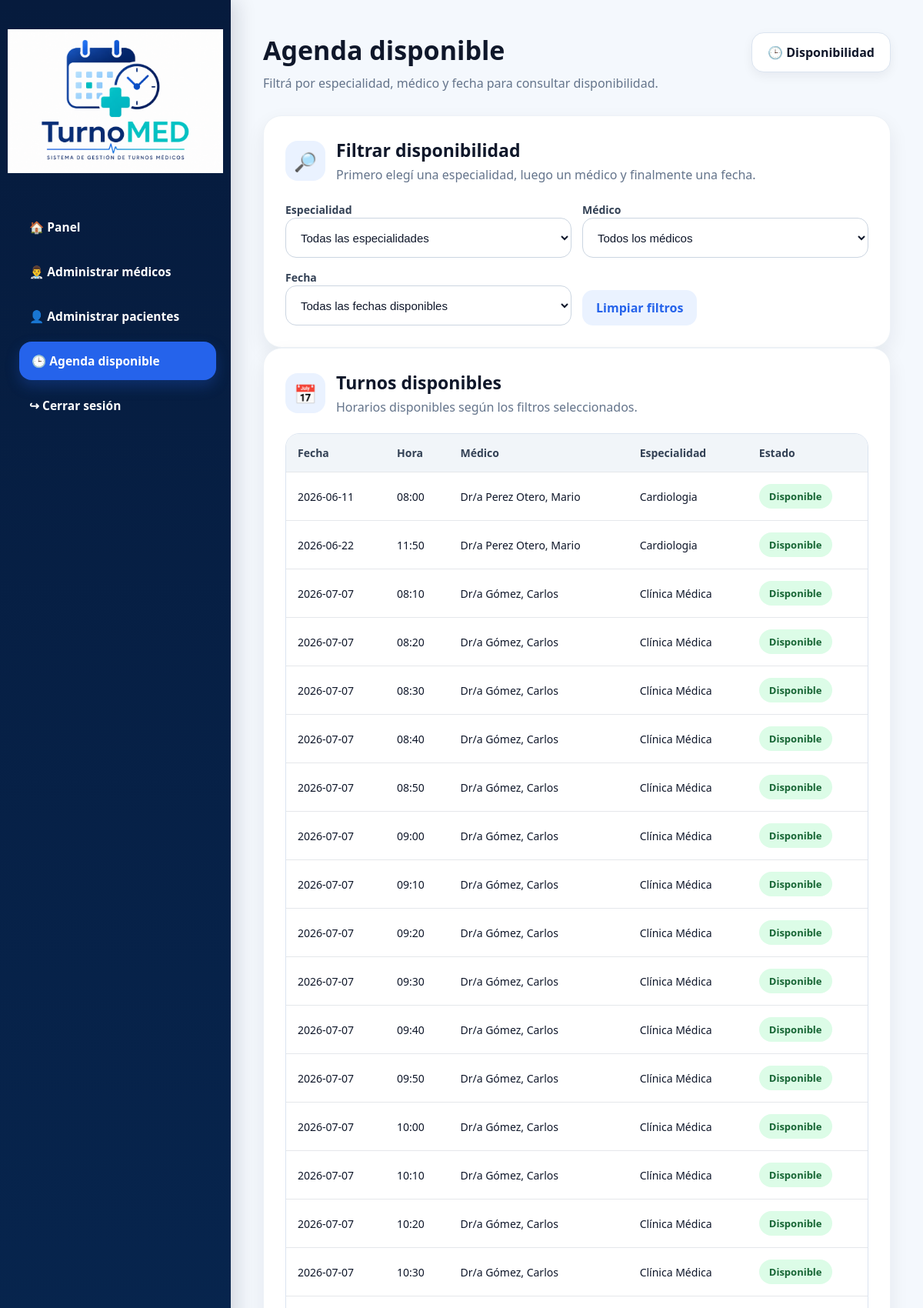
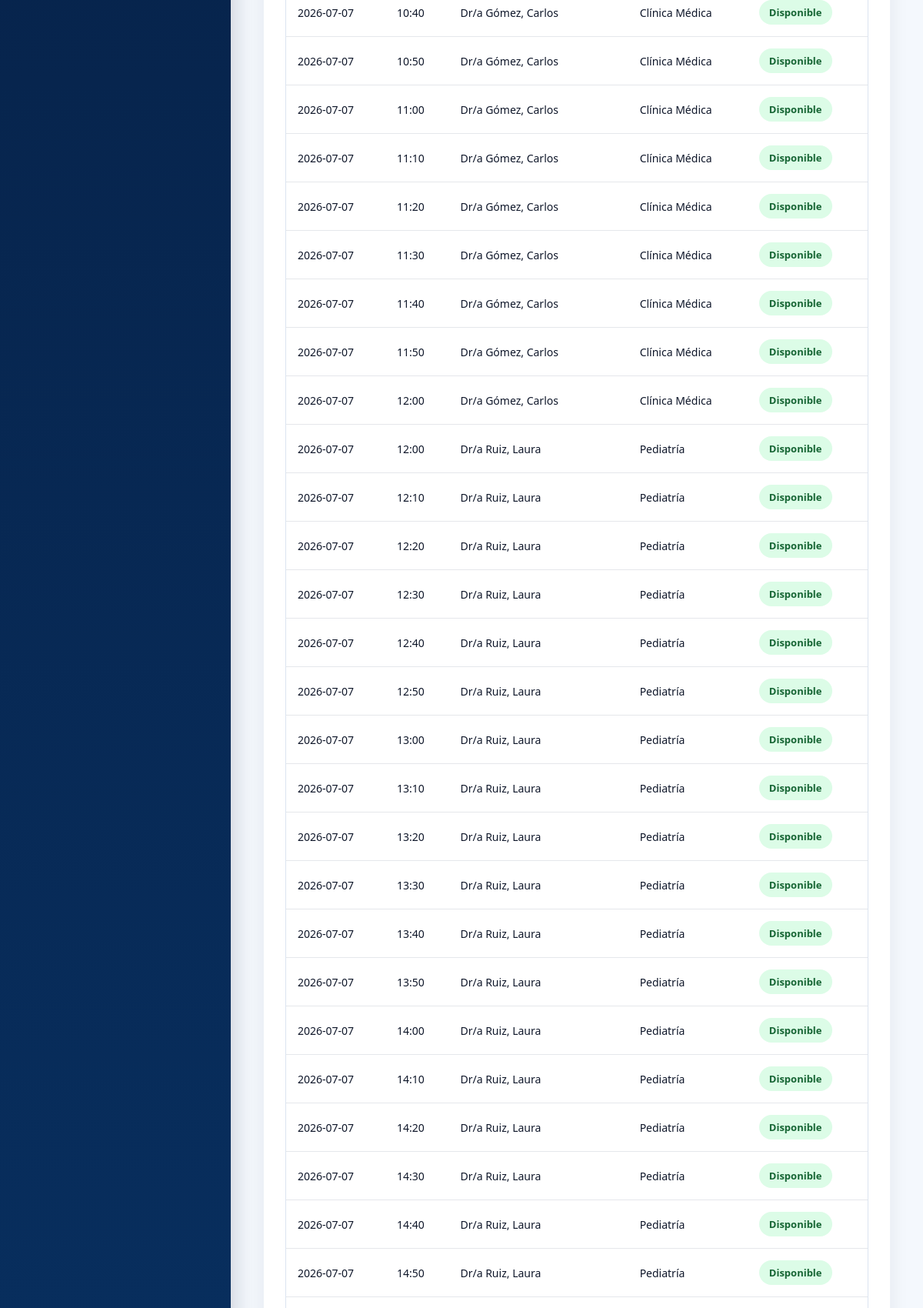
The app's page /admin/agenda_disponible (signed in, upper part) with its own data (2 pictures, top to bottom).
### tables this page shows
CREATE TABLE horarios (
            id_horario INTEGER PRIMARY KEY AUTOINCREMENT,
            id_medico INTEGER NOT NULL,
            especialidad TEXT NOT NULL,
            fecha TEXT NOT NULL,
            hora TEXT NOT NULL,
            ocupado INTEGER NOT NULL DEFAULT 0,
            FOREIGN KEY (id_medico) REFERENCES medicos(id_medico)
        );

CREATE TABLE medicos (
            id_medico INTEGER PRIMARY KEY AUTOINCREMENT,
            nombre TEXT NOT NULL,
            apellido TEXT NOT NULL,
            especialidad TEXT NOT NULL,
            email TEXT,
            telefono TEXT,
            foto TEXT,
            activo INTEGER DEFAULT 1
        );

### app.py (the view)
@app.route("/admin/agenda_disponible")
@login_required
def admin_agenda_disponible():
    if current_user.rol != "admin":
        flash("No tenés permiso.")
        return redirect(url_for("login"))
    filtro_especialidad = request.args.get("especialidad", "")
    filtro_medico = request.args.get("id_medico", "")
    filtro_fecha = request.args.get("fecha", "")
    medicos_filtrados = obtener_medicos(
        especialidad=filtro_especialidad if filtro_especialidad else None
    )
    fechas_disponibles = obtener_fechas_disponibles(
        filtro_especialidad if filtro_especialidad else None,
        filtro_medico if filtro_medico else None
    )
    horarios = obtener_horarios_filtrados(
        filtro_especialidad if filtro_especialidad else None,
        filtro_medico if filtro_medico else None,
        filtro_fecha if filtro_fecha else None
    )
    return render_template(
        "agenda_disponible.html",
        horarios=horarios,
        fechas_disponibles=fechas_disponibles,
        medicos=medicos_filtrados,
        especialidades=obtener_especialidades(),
        filtro_especialidad=filtro_especialidad,
        filtro_medico=filtro_medico,
        filtro_fecha=filtro_fecha
    )

### app.py (called while the page is built, shortened)
def get_conn():
    os.makedirs("database", exist_ok=True)
    conn = sqlite3.connect(DB_PATH)
    conn.row_factory = sqlite3.Row
    return conn

@login_manager.user_loader
def load_user(user_id):
    conn = get_conn()
    usuario = conn.execute(
        "SELECT * FROM usuarios WHERE id_usuario = ?",
        (user_id,)
    ).fetchone()
    conn.close()
    if usuario:
        return User(usuario)
    return None

def obtener_medicos(busqueda=None, especialidad=None, estado="activos"):
    conn = get_conn()
    query = """
        SELECT *
        FROM medicos
        WHERE 1 = 1
    """
    params = []
    if estado == "activos":
        query += " AND activo = 1"
    elif estado == "inactivos":
        query += " AND activo = 0"
    if especialidad:
        query += " AND especialidad = ?"
        params.append(especialidad)
    query += " ORDER BY activo DESC, especialidad, apellido, nombre"
    medicos = conn.execute(query, params).fetchall()
    conn.close()
    return medicos

def obtener_horarios_filtrados(especialidad=None, id_medico=None, fecha=None):
    conn = get_conn()
    query = """
        SELECT
            horarios.*,
            medicos.nombre AS medico_nombre,
            medicos.apellido AS medico_apellido
        FROM horarios
        INNER JOIN medicos
        ON horarios.id_medico = medicos.id_medico
        WHERE horarios.ocupado = 0
        AND medicos.activo = 1
    """
    params = []
    if especialidad:
        query += " AND horarios.especialidad = ?"
        params.append(especialidad)
    if id_medico:
        query += " AND horarios.id_medico = ?"
        params.append(id_medico)
    if fecha:
        query += " AND horarios.fecha = ?"
        params.append(fecha)
    query += " ORDER BY horarios.fecha, horarios.hora"
    horarios = conn.execute(query, params).fetchall()
    conn.close()
    return horarios

def obtener_especialidades():
    conn = get_conn()
    especialidades = conn.execute("""
        SELECT DISTINCT especialidad
        FROM medicos
        WHERE activo = 1
        ORDER BY especialidad
    """).fetchall()
    conn.close()
    return especialidades

### templates/agenda_disponible.html (shortened to what this page needs)
<!DOCTYPE html>
<html lang="es">
<head>
    <link rel="stylesheet" href="{{ url_for('static', filename='estilos.css') }}">
</head>
<body>
<div class="layout">
    <aside class="sidebar">
        <div class="sidebar-logo-box">
            <img src="{{ url_for('static', filename='imagenes/logo.png') }}" alt="TurnoMed">
        </div>
        <nav class="menu">
            <a href="/admin">🏠 Panel</a>
            <a href="/admin/medicos">👨‍⚕️ Administrar médicos</a>
            <a href="/admin/pacientes">👤 Administrar pacientes</a>
            <a href="/admin/agenda_disponible" class="active">🕒 Agenda disponible</a>
            <a href="/logout"
                onclick="return confirm('¿Está seguro de que desea cerrar la sesión?');">
                    ↪ Cerrar sesión
            </a>
        </nav>
    </aside>
    <main class="content">
        <header class="page-header">
            <div>
                <h1>Agenda disponible</h1>
                <p>Filtrá por especialidad, médico y fecha para consultar disponibilidad.</p>
            </div>
            <div class="date-pill">🕒 Disponibilidad</div>
        </header>
        <section class="card">
            <div class="card-title">
                <div class="icon-box">🔎</div>
                <div>
                    <h2>Filtrar disponibilidad</h2>
                    <p class="table-description">
                        Primero elegí una especialidad, luego un médico y finalmente una fecha.
                    </p>
                </div>
            </div>
            <form method="GET" action="/admin/agenda_disponible">
                <div class="form-grid">
                    <div>
                        <label>Especialidad</label>
                        <select name="especialidad" onchange="this.form.submit()">
                            <option value="">Todas las especialidades</option>
                        </select>
                    </div>
                    <div>
                        <label>Médico</label>
                        <select name="id_medico" onchange="this.form.submit()">
                            <option value="">Todos los médicos</option>
                        </select>
                    </div>
                </div>
                <div class="form-grid">
                    <div>
                        <label>Fecha</label>
                        <select name="fecha" onchange="this.form.submit()">
                            <option value="">Todas las fechas disponibles</option>
                        </select>
                    </div>
                    <div style="display: flex; align-items: end;">
                        <a href="/admin/agenda_disponible" class="btn-link">
                            Limpiar filtros
                        </a>
                    </div>
                </div>
            </form>
        </section>
        <section class="card table-card">
            <div class="card-title">
                <div class="icon-box">📅</div>
                <div>
                    <h2>Turnos disponibles</h2>
                    <p class="table-description">
                        Horarios disponibles según los filtros seleccionados.
                    </p>
                </div>
            </div>
            <table>
                <thead>
                    <tr>
                        <th>Fecha</th>
                        <th>Hora</th>
                        <th>Médico</th>
                        <th>Especialidad</th>
                        <th>Estado</th>
                    </tr>
                </thead>
                <tbody>
                    {% if horarios %}
                        {% for horario in horarios %}
                            <tr>
                                <td>{{ horario.fecha }}</td>
                                <td>{{ horario.hora }}</td>
                                <td>Dr/a {{ horario.medico_apellido }}, {{ horario.medico_nombre }}</td>
                                <td>{{ horario.especialidad }}</td>
                                <td><span class="estado">Disponible</span></td>
                            </tr>
                        {% endfor %}
                    {% endif %}
                </tbody>
            </table>
        </section>
    </main>
</div>
</body>
</html>

### static/estilos.css (style rules this page uses)
* { margin: 0; padding: 0; box-sizing: border-box; }
:root { --azul-oscuro: #061b3d; --azul-medio: #082f5f; --azul: #2563eb; --azul-hover: #1d4ed8; --azul-claro: #eaf2ff; --fondo: #f4f8fd; --blanco: #ffffff; --texto: #0f172a; --gris: #64748b; --gris-claro: #f8fafc; --borde: #dbe4f0; --verde: #16a34a; --verde-claro: #dcfce7; --rojo: #dc2626; --rojo-claro: #fee2e2; --sombra: 0 10px 26px rgba(15, 23, 42, 0.07); }
body { font-family: "Segoe UI", Arial, sans-serif; background: var(--fondo); color: var(--texto); }
.layout { min-height: 100vh; display: flex; }
.sidebar { width: 300px; min-width: 300px; background: linear-gradient(180deg, #061b3d 0%, #082f5f 48%, #0d3b66 100%); color: var(--blanco); padding: 28px 22px; display: flex; flex-direction: column; box-shadow: 8px 0 24px rgba(15, 23, 42, 0.14); }
.sidebar-logo-box { width: 100%; display: flex; justify-content: center; align-items: center; padding: 10px 0 25px; margin-bottom: 20px; background: transparent; border: none; border-radius: 0; box-shadow: none; }
.sidebar-logo-box img { width: 280px; height: auto; display: block; }
.menu { display: flex; flex-direction: column; gap: 8px; }
.menu a { display: flex; align-items: center; gap: 12px; color: var(--blanco); text-decoration: none; padding: 14px 16px; border-radius: 16px; font-weight: 700; font-size: 15.5px; transition: all 0.2s ease; }
.menu a:hover, .menu a.active { background: var(--azul); transform: translateX(3px); box-shadow: 0 8px 18px rgba(37, 99, 235, 0.26); }
.content { flex: 1; padding: 42px; overflow-y: auto; }
.page-header { display: flex; justify-content: space-between; align-items: flex-start; margin-bottom: 30px; gap: 20px; }
.page-header h1 { font-size: 34px; margin-bottom: 8px; color: var(--texto); }
.page-header p { color: var(--gris); font-size: 16px; line-height: 1.5; }
.date-pill { background: var(--blanco); border: 1px solid var(--borde); border-radius: 16px; padding: 14px 20px; font-weight: 700; box-shadow: 0 5px 14px rgba(15, 23, 42, 0.06); white-space: nowrap; }
.card { background: var(--blanco); border-radius: 24px; padding: 28px; box-shadow: var(--sombra); border: 1px solid #edf2f7; }
.card-title { display: flex; align-items: center; gap: 14px; margin-bottom: 22px; }
.icon-box { width: 52px; min-width: 52px; height: 52px; background: var(--azul-claro); color: var(--azul); border-radius: 16px; display: flex; justify-content: center; align-items: center; font-size: 24px; }
.card h2 { font-size: 23px; color: var(--texto); }
.table-description { color: var(--gris); margin-top: 4px; line-height: 1.5; }
form { width: 100%; }
.card form { display: flex; flex-direction: column; gap: 14px; }
.form-grid { display: grid; grid-template-columns: 1fr 1fr; gap: 14px; }
input, select { width: 100%; min-height: 52px; border: 1px solid #cbd5e1; border-radius: 14px; padding: 0 15px; font-size: 15px; background: var(--blanco); color: var(--texto); outline: none; }
label { font-weight: 600; color: #334155; font-size: 14px; }
.btn-link, .btn-secondary, .btn-success, .btn-danger { min-height: 46px; border-radius: 14px; border: none; padding: 12px 18px; font-weight: 700; cursor: pointer; text-decoration: none; display: inline-flex; justify-content: center; align-items: center; transition: 0.2s; }
.btn-link { background: var(--azul-claro); color: var(--azul); width: fit-content; }
.table-card { overflow-x: auto; }
table { width: 100%; border-collapse: separate; border-spacing: 0; border: 1px solid var(--borde); border-radius: 18px; overflow: hidden; background: var(--blanco); }
thead { background: #f1f5f9; }
th, td { padding: 15px; text-align: left; font-size: 14px; border-bottom: 1px solid #e5e7eb; }
th { color: #334155; font-weight: 800; }
.estado, .estado-cancelado { padding: 7px 13px; border-radius: 999px; font-size: 13px; font-weight: 700; display: inline-flex; align-items: center; }
.estado { background: var(--verde-claro); color: #166534; }

### records on screen
horarios: fecha "2026-06-11", hora "08:00", medico_apellido "Perez Otero", medico_nombre "Mario", especialidad "Cardiologia"
horarios: fecha "2026-06-22", hora "11:50", medico_apellido "Perez Otero", medico_nombre "Mario", especialidad "Cardiologia"
horarios: fecha "2026-07-07", hora "08:10", medico_apellido "Gómez", medico_nombre "Carlos", especialidad "Clínica Médica"
horarios: fecha "2026-07-07", hora "08:20", medico_apellido "Gómez", medico_nombre "Carlos", especialidad "Clínica Médica"
horarios: fecha "2026-07-07", hora "08:30", medico_apellido "Gómez", medico_nombre "Carlos", especialidad "Clínica Médica"
horarios: fecha "2026-07-07", hora "08:40", medico_apellido "Gómez", medico_nombre "Carlos", especialidad "Clínica Médica"
horarios: fecha "2026-07-07", hora "08:50", medico_apellido "Gómez", medico_nombre "Carlos", especialidad "Clínica Médica"
horarios: fecha "2026-07-07", hora "09:00", medico_apellido "Gómez", medico_nombre "Carlos", especialidad "Clínica Médica"
horarios: fecha "2026-07-07", hora "09:10", medico_apellido "Gómez", medico_nombre "Carlos", especialidad "Clínica Médica"
horarios: fecha "2026-07-07", hora "09:20", medico_apellido "Gómez", medico_nombre "Carlos", especialidad "Clínica Médica"
horarios: fecha "2026-07-07", hora "09:30", medico_apellido "Gómez", medico_nombre "Carlos", especialidad "Clínica Médica"
horarios: fecha "2026-07-07", hora "09:40", medico_apellido "Gómez", medico_nombre "Carlos", especialidad "Clínica Médica"
horarios: fecha "2026-07-07", hora "09:50", medico_apellido "Gómez", medico_nombre "Carlos", especialidad "Clínica Médica"
horarios: fecha "2026-07-07", hora "10:00", medico_apellido "Gómez", medico_nombre "Carlos", especialidad "Clínica Médica"
horarios: fecha "2026-07-07", hora "10:10", medico_apellido "Gómez", medico_nombre "Carlos", especialidad "Clínica Médica"
horarios: fecha "2026-07-07", hora "10:20", medico_apellido "Gómez", medico_nombre "Carlos", especialidad "Clínica Médica"
horarios: fecha "2026-07-07", hora "10:30", medico_apellido "Gómez", medico_nombre "Carlos", especialidad "Clínica Médica"
horarios: fecha "2026-07-07", hora "10:40", medico_apellido "Gómez", medico_nombre "Carlos", especialidad "Clínica Médica"
horarios: fecha "2026-07-07", hora "10:50", medico_apellido "Gómez", medico_nombre "Carlos", especialidad "Clínica Médica"
horarios: fecha "2026-07-07", hora "11:00", medico_apellido "Gómez", medico_nombre "Carlos", especialidad "Clínica Médica"
horarios: fecha "2026-07-07", hora "11:10", medico_apellido "Gómez", medico_nombre "Carlos", especialidad "Clínica Médica"
horarios: fecha "2026-07-07", hora "11:20", medico_apellido "Gómez", medico_nombre "Carlos", especialidad "Clínica Médica"
horarios: fecha "2026-07-07", hora "11:30", medico_apellido "Gómez", medico_nombre "Carlos", especialidad "Clínica Médica"
horarios: fecha "2026-07-07", hora "11:40", medico_apellido "Gómez", medico_nombre "Carlos", especialidad "Clínica Médica"
horarios: fecha "2026-07-07", hora "11:50", medico_apellido "Gómez", medico_nombre "Carlos", especialidad "Clínica Médica"
horarios: fecha "2026-07-07", hora "12:00", medico_apellido "Gómez", medico_nombre "Carlos", especialidad "Clínica Médica"
horarios: fecha "2026-07-07", hora "12:00", medico_apellido "Ruiz", medico_nombre "Laura", especialidad "Pediatría"
horarios: fecha "2026-07-07", hora "12:10", medico_apellido "Ruiz", medico_nombre "Laura", especialidad "Pediatría"
horarios: fecha "2026-07-07", hora "12:20", medico_apellido "Ruiz", medico_nombre "Laura", especialidad "Pediatría"
horarios: fecha "2026-07-07", hora "12:30", medico_apellido "Ruiz", medico_nombre "Laura", especialidad "Pediatría"
horarios: fecha "2026-07-07", hora "12:40", medico_apellido "Ruiz", medico_nombre "Laura", especialidad "Pediatría"
horarios: fecha "2026-07-07", hora "12:50", medico_apellido "Ruiz", medico_nombre "Laura", especialidad "Pediatría"
horarios: fecha "2026-07-07", hora "13:00", medico_apellido "Ruiz", medico_nombre "Laura", especialidad "Pediatría"
horarios: fecha "2026-07-07", hora "13:10", medico_apellido "Ruiz", medico_nombre "Laura", especialidad "Pediatría"
horarios: fecha "2026-07-07", hora "13:20", medico_apellido "Ruiz", medico_nombre "Laura", especialidad "Pediatría"
horarios: fecha "2026-07-07", hora "13:30", medico_apellido "Ruiz", medico_nombre "Laura", especialidad "Pediatría"
horarios: fecha "2026-07-07", hora "13:40", medico_apellido "Ruiz", medico_nombre "Laura", especialidad "Pediatría"
horarios: fecha "2026-07-07", hora "13:50", medico_apellido "Ruiz", medico_nombre "Laura", especialidad "Pediatría"
horarios: fecha "2026-07-07", hora "14:00", medico_apellido "Ruiz", medico_nombre "Laura", especialidad "Pediatría"
horarios: fecha "2026-07-07", hora "14:10", medico_apellido "Ruiz", medico_nombre "Laura", especialidad "Pediatría"
horarios: fecha "2026-07-07", hora "14:20", medico_apellido "Ruiz", medico_nombre "Laura", especialidad "Pediatría"
horarios: fecha "2026-07-07", hora "14:30", medico_apellido "Ruiz", medico_nombre "Laura", especialidad "Pediatría"
horarios: fecha "2026-07-07", hora "14:40", medico_apellido "Ruiz", medico_nombre "Laura", especialidad "Pediatría"
horarios: fecha "2026-07-07", hora "14:50", medico_apellido "Ruiz", medico_nombre "Laura", especialidad "Pediatría"
